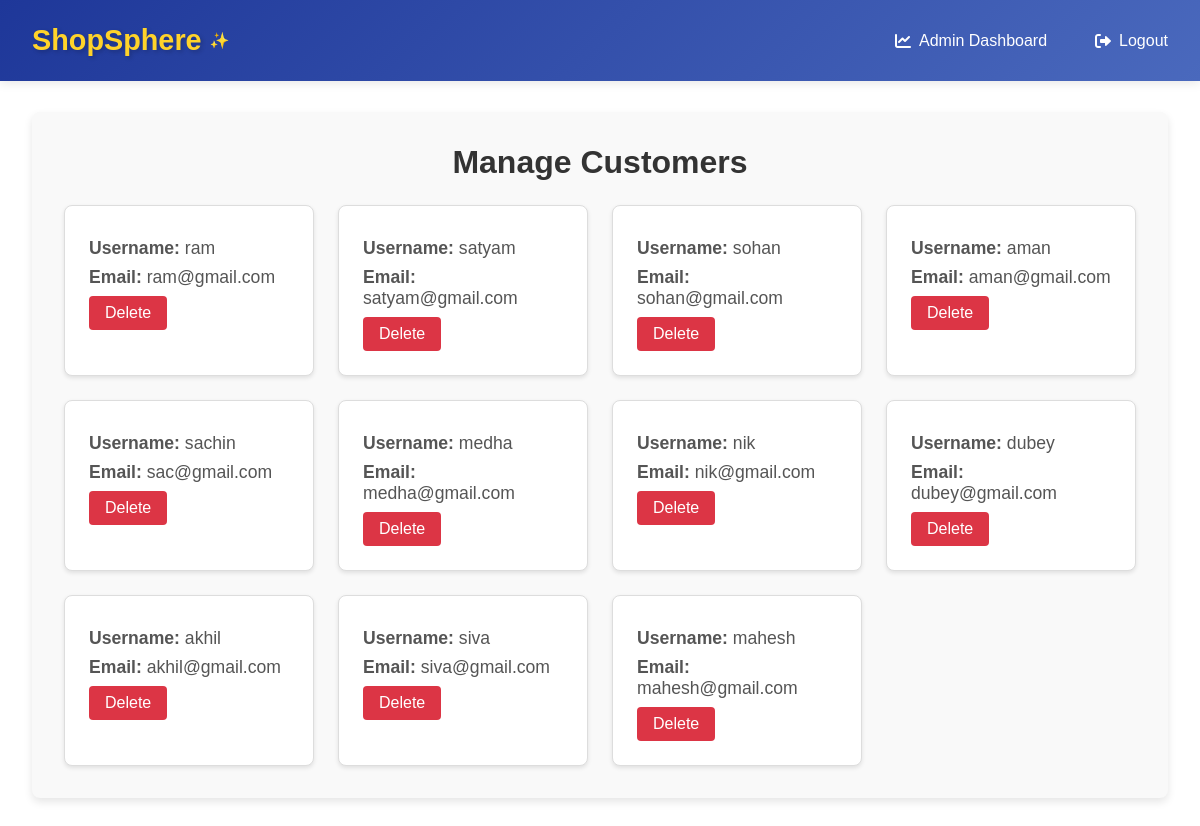
The app's page /admin/manage-customers (signed in) with its own data.
### app/models.py (models this page shows)
class User(db.Model, UserMixin):
    id = db.Column(db.Integer, primary_key=True)
    username = db.Column(db.String(150), unique=True, nullable=False)
    email = db.Column(db.String(150), unique=True, nullable=False)
    password = db.Column(db.String(150), nullable=False)
    is_admin = db.Column(db.Boolean, default=False)
    cart_items = db.relationship('CartItem', backref='user', lazy=True)
    purchases = db.relationship('Sale', backref='buyer', lazy='dynamic')

### app/routes.py (the view)
@admin.route('/manage-customers')
@login_required
def manage_customers():
    if not current_user.is_admin:
        flash('You are not authorized to view this page.')
        return redirect(url_for('main.home'))
    customers = User.query.filter_by(is_admin=False).all()
    return render_template('admin/manage_customers.html', customers=customers)

### app/templates/admin/manage_customers.html (shortened to what this page needs)
{% extends "base.html" %}
{% block content %}
<div class="manage-customers">
    <h2 class="heading">Manage Customers</h2>
    <div class="customers-grid">
        {% for customer in customers %}
            <div class="customer-card">
                <p class="customer-info"><strong>Username:</strong> {{ customer.username }}</p>
                <p class="customer-info"><strong>Email:</strong> {{ customer.email }}</p>
                <form action="{{ url_for('admin.delete_customer', customer_id=customer.id) }}" method="POST" style="display:inline;">
                    <button type="submit" class="btn btn-danger">Delete</button>
                </form>
            </div>
        {% endfor %}
    </div>
</div>
{% endblock %}

### app/templates/base.html (style rules this page uses)
:root { --primary-blue: #1e3799; --secondary-blue: #4a69bd; --primary-yellow: #ffd32a; --secondary-yellow: #fcc43e; --light-yellow: #fff9c4; }
* { margin: 0; padding: 0; box-sizing: border-box; font-family: 'Arial', sans-serif; }

### app/templates/admin/manage_customers.html (style rules this page uses)
.manage-customers { max-width: 1200px; margin: 0 auto; padding: 2rem; background-color: #f9f9f9; border-radius: 8px; box-shadow: 0 4px 8px rgba(0, 0, 0, 0.1); }
.heading { text-align: center; font-size: 2rem; color: #333; margin-bottom: 1.5rem; }
.customers-grid { display: grid; grid-template-columns: repeat(auto-fit, minmax(250px, 1fr)); gap: 1.5rem; margin-top: 1.5rem; }
.customer-card { background-color: #ffffff; border: 1px solid #ddd; border-radius: 8px; padding: 1.5rem; box-shadow: 0 2px 4px rgba(0, 0, 0, 0.1); transition: transform 0.3s, box-shadow 0.3s; }
.customer-info { font-size: 1.1rem; color: #555; margin: 0.5rem 0; }
.btn { padding: 0.5rem 1rem; border: none; border-radius: 4px; cursor: pointer; transition: background-color 0.3s; font-size: 1rem; }
.btn-danger { background-color: #dc3545; color: white; }

### records on screen
User: username "ram", email "ram@gmail.com"
User: username "satyam", email "satyam@gmail.com"
User: username "sohan", email "sohan@gmail.com"
User: username "aman", email "aman@gmail.com"
User: username "sachin", email "sac@gmail.com"
User: username "medha", email "medha@gmail.com"
User: username "nik", email "nik@gmail.com"
User: username "dubey", email "dubey@gmail.com"
User: username "akhil", email "akhil@gmail.com"
User: username "siva", email "siva@gmail.com"
User: username "mahesh", email "mahesh@gmail.com"
